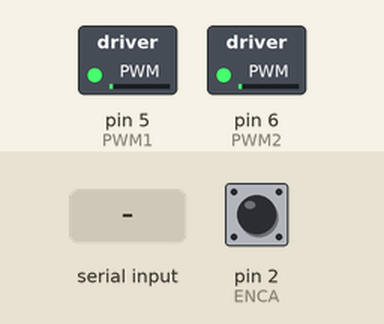
A sketch run on a simulated Arduino Uno, built with avr-gcc and run on an emulated ATmega328P. Parts: switched loads named in the sketch (green lamp = pin HIGH). The test bench sets the inputs (shaded band); at power-on: pin 2 (ENCA) HIGH. What the sketch prints to the serial monitor is not drawn.

Above: at 1.4 s.
1.5 s: "90,45\n" received over Serial
At 2.0 s:
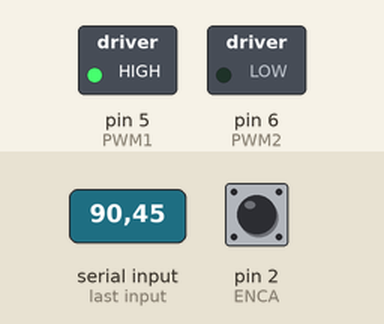
Timing chart, 0 to 4.5 s (numbered marks = the images above; inputs shaded):
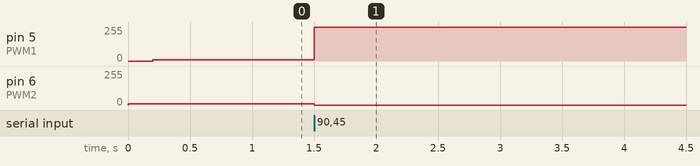

The sketch:

ex1.ino
```cpp
// (C) __Parisa Babaei, Manely Abbasi, Meis Salim, group: 17 __ (2024)
// Work package 6
// Exercise 1
// Submission code: 601979

#define ENCA 2
#define ENCB 3
#define PWM1 5
#define PWM2 6

int pos = 0; // Position in ticks
int deg = 0; // Position in degrees

int degtarget = 0; // Target position in degrees

int speed = 0; // Desired motor speed

int kp = 15;   // Proportional constant for controller (tuning parameter)
int u_out = 0; // output of controller

int e = 0; // error
int a = 0; // a-encoder signal
int b = 0; // b-encoder signal

void setup()
{

  Serial.begin(9600);
  pinMode(ENCA, INPUT_PULLUP);
  pinMode(ENCB, INPUT_PULLUP);
  pinMode(PWM1, OUTPUT);
  pinMode(PWM2, OUTPUT);

  // Attach interrupt to read encoder signals on rising edge
  attachInterrupt(digitalPinToInterrupt(ENCA), ISR_readEncoder, RISING);

  // Start the motor, just a tiny little bit because otherwise TinkerCad dies....
  analogWrite(PWM2, 10);
  delay(200); // TinkerCad bug
  analogWrite(PWM1, 10);
}

void loop()
{

  // Check if motor rotated all the way around, and reset counter
  if (pos < -2299 || pos > 2299)
  {
    pos = 0;
  }

  // Check if degree is out of range
  if (deg > 359)
  {
    deg -= 360;
  } else if (deg < 0)
  {
    deg += 360;
  }

  // Print current position
  Serial.print("The current position is: ");
  Serial.print(deg);
  Serial.print("\n");

  // Get input
  degtarget = getInput() + deg;

  // Calculate initial error
  e = degtarget - deg;

  // Loop until error is zero
  while (e)
  {

    // Map current position into degrees
    deg = map(pos, 0, 2299, 0, 360);

    // Get necessary speed signal
    speed = getAction(e);

    // Send speed signal to motor
    // Rotating clockwise
    if (speed >= 0)
    {
      if (speed < 100) // motor does not react with too low inputs
        speed = 100;
      analogWrite(PWM2, 0);
      analogWrite(PWM1, speed);
    }

    // Rotating counter-clockwise
    else
    {
      if (-speed < 100) // motor does not react with too low inputs
        speed = -100;
      analogWrite(PWM1, 0);
      analogWrite(PWM2, -speed);
    }

    // Calculate new error
    e = degtarget - deg;
  }

  if (e == 0)
  {
    // stop the motor from continously rotating
    analogWrite(PWM1, 10);
    delay(200); // TinkerCad bug
    analogWrite(PWM2, 10);
  }
}

int getInput()
{

  int ready = 0;
  char buf[3];
  int input = -1;

  Serial.print("Please enter the desired position: \n");

  while (!ready)
  {
    ready = Serial.readBytes(buf, 3);
    input = atoi(&buf[0]);
  }

  return input;
}

int getAction(int error)
{
  // Calculate the output of the controller using the proportional control algorithm
  u_out = kp * error;

  if (u_out > 254)
  { // u_out cannot be more than 255...
    return 255;
  }
  else if (u_out < -254)
  { //...or less than -254
    return -255;
  }
  else
    return u_out;
}

void ISR_readEncoder()
{
  a = digitalRead(ENCA); // Read the encoder signal for A
  b = digitalRead(ENCB); // Read the encoder signal for B

  // Update the position based on the encoder signals
  if (a == LOW && b == HIGH) // Counter-clockwise rotation
  {
    pos--; // Decrease position
  }
  else // Clockwise rotation
  {
    pos++; // Increase position
  }
}
```

Measured:
- after the input at 1.5 s, pin 5 (PWM1): 10/255 → 255/255 at once; pin 6 (PWM2): 10/255 → 0/255 at once
